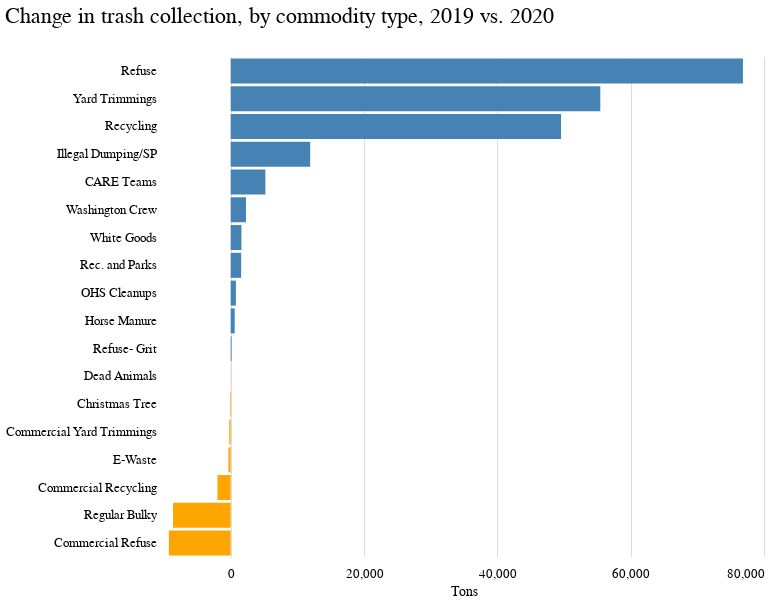

The notebook cell saved with this chart:
### Code cell
alt.Chart(ccodes_pivot).mark_bar().encode(
    x=alt.X(
        "diff:Q",
        title="Tons",
        axis=alt.Axis(
            format=",.0f",
            tickCount=4,
            gridColor="#dddddd",
            offset=6,
            tickSize=0,
            domainOpacity=0,
        ),
    ),
    y=alt.Y(
        "commoditydescription:O",
        title=" ",
        sort="-x",
        axis=alt.Axis(
            tickCount=4,
            gridColor="#dddddd",
            offset=6,
            tickSize=0,
            domainOpacity=0,
        ),
    ),
    color=alt.condition(
        alt.datum.change_pct > 0,
        alt.value("steelblue"),  # The positive color
        alt.value("orange"),  # The negative color
    ),
).properties(
    width=600,
    height=500,
    title="Change in trash collection, by commodity type, 2019 vs. 2020",
).configure_view(
    strokeOpacity=0
).configure_axis(
    labelFontSize=13
)

### Figure 1 — Vega-Lite specification as saved in the notebook (floating-point values rounded to 4 significant figures)
{"config": {"view": {"width": 800, "height": 450, "strokeOpacity": 0}, "background": "#ffffff", "title": {"anchor": "start", "font": "BentonGothic-Bold, sans", "fontColor": "#000000", "fontSize": 22, "fontWeight": "normal"}, "arc": {"fill": "#82c6df"}, "area": {"fill": "#82c6df"}, "line": {"stroke": "#82c6df", "strokeWidth": 3}, "path": {"stroke": "#82c6df"}, "rect": {"fill": "#82c6df"}, "shape": {"stroke": "#82c6df"}, "bar": {"fill": "#82c6df"}, "point": {"stroke": "#82c6df"}, "symbol": {"fill": "#82c6df", "size": 30}, "axis": {"titleFont": "BentonGothic-Bold, sans", "titleFontSize": 14, "titleFontWeight": "normal", "labelFont": "BentonGothic, sans", "labelFontSize": 13, "labelFontWeight": "normal"}, "axisX": {"labelAngle": 0, "labelPadding": 4, "tickSize": 3}, "axisY": {"labelBaseline": "middle", "maxExtent": 45, "minExtent": 45, "tickSize": 2, "titleAlign": "left", "titleAngle": 0, "titleX": -45, "titleY": -11}, "legend": {"titleFont": "BentonGothic-Bold, sans", "titleFontSize": 14, "titleFontWeight": "normal", "symbolType": "square", "labelFont": "BentonGothic, sans", "labelFontSize": 13}, "range": {"category": ["#3580b1", "#ec8431", "#ab7fb4", "#c89d29", "#adc839", "#829eb1"], "diverging": ["#e68a4f", "#f4bb6a", "#f9e39c", "#dadfe2", "#a6b7c6", "#849eae"], "heatmap": ["#fbf2c7", "#f9e39c", "#f8d36e", "#f4bb6a", "#e68a4f", "#d15a40", "#ab4232"], "ordinal": ["#fbf2c7", "#f9e39c", "#f8d36e", "#f4bb6a", "#e68a4f", "#d15a40", "#ab4232"], "ramp": ["#fbf2c7", "#f9e39c", "#f8d36e", "#f4bb6a", "#e68a4f", "#d15a40", "#ab4232"]}}, "data": {"name": "data-e018a81ed670fc94ab02c480489f7a03"}, "mark": "bar", "encoding": {"color": {"condition": {"value": "steelblue", "test": "(datum.change_pct > 0)"}, "value": "orange"}, "x": {"type": "quantitative", "axis": {"domainOpacity": 0, "format": ",.0f", "gridColor": "#dddddd", "offset": 6, "tickCount": 4, "tickSize": 0}, "field": "diff", "title": "Tons"}, "y": {"type": "ordinal", "axis": {"domainOpacity": 0, "gridColor": "#dddddd", "offset": 6, "tickCount": 4, "tickSize": 0}, "field": "commoditydescription", "sort": "-x", "title": " "}}, "height": 500, "title": "Change in trash collection, by commodity type, 2019 vs. 2020", "width": 600, "$schema": "https://vega.github.io/schema/vega-lite/v4.8.1.json", "datasets": {"data-e018a81ed670fc94ab02c480489f7a03": [{"commoditydescription": "CARE Teams", "2016": null, "2017": null, "2018": null, "2019": 1149.0, "2020": 6354.0, "before": 1149.0, "change_pct": 452.9, "diff": 5205.0}, {"commoditydescription": "Christmas Tree", "2016": 155.6, "2017": 261.1, "2018": 153.3, "2019": 156.3, "2020": 80.62, "before": 181.6, "change_pct": -55.6, "diff": -101.0}, {"commoditydescription": "Commercial Recycling", "2016": 2306.0, "2017": 3111.0, "2018": 2194.0, "2019": 1369.0, "2020": 265.5, "before": 2245.0, "change_pct": -88.17, "diff": -1979.0}, {"commoditydescription": "Commercial Refuse", "2016": 41320.0, "2017": 46820.0, "2018": 44150.0, "2019": 45880.0, "2020": 35270.0, "before": 44540.0, "change_pct": -20.81, "diff": -9268.0}, {"commoditydescription": "Commercial Yard Trimmings", "2016": 703.1, "2017": 1165.0, "2018": 714.9, "2019": 913.2, "2020": 658.6, "before": 873.9, "change_pct": -24.64, "diff": -215.3}, {"commoditydescription": "Dead Animals", "2016": 250.6, "2017": 235.6, "2018": 194.9, "2019": 221.8, "2020": 193.2, "before": 225.7, "change_pct": -14.42, "diff": -32.55}, {"commoditydescription": "E-Waste", "2016": 860.9, "2017": 900.6, "2018": 761.7, "2019": 735.9, "2020": 483.7, "before": 814.8, "change_pct": -40.63, "diff": -331.0}, {"commoditydescription": "Horse Manure", "2016": 3281.0, "2017": 3248.0, "2018": 3199.0, "2019": 3407.0, "2020": 3888.0, "before": 3284.0, "change_pct": 18.41, "diff": 604.6}, {"commoditydescription": "Illegal Dumping/SP", "2016": null, "2017": null, "2018": null, "2019": 2797.0, "2020": 14720.0, "before": 2797.0, "change_pct": 426.3, "diff": 11930.0}, {"commoditydescription": "OHS Cleanups", "2016": null, "2017": null, "2018": null, "2019": 209.3, "2020": 994.6, "before": 209.3, "change_pct": 375.2, "diff": 785.3}, {"commoditydescription": "Rec. and Parks", "2016": 21200.0, "2017": 22350.0, "2018": 24550.0, "2019": 24290.0, "2020": 24670.0, "before": 23100.0, "change_pct": 6.81, "diff": 1574.0}, {"commoditydescription": "Recycling", "2016": 217700.0, "2017": 213900.0, "2018": 202200.0, "2019": 206400.0, "2020": 259600.0, "before": 210000.0, "change_pct": 23.6, "diff": 49560.0}, {"commoditydescription": "Refuse", "2016": 796100.0, "2017": 810200.0, "2018": 814300.0, "2019": 829100.0, "2020": 889300.0, "before": 812400.0, "change_pct": 9.46, "diff": 76840.0}, {"commoditydescription": "Refuse- Grit", "2016": null, "2017": 29.57, "2018": 177.2, "2019": 283.3, "2020": 296.8, "before": 163.3, "change_pct": 81.71, "diff": 133.5}, {"commoditydescription": "Regular Bulky", "2016": 57680.0, "2017": 64380.0, "2018": 67640.0, "2019": 67230.0, "2020": 55590.0, "before": 64230.0, "change_pct": -13.45, "diff": -8642.0}, {"commoditydescription": "Washington Crew", "2016": null, "2017": null, "2018": null, "2019": 1444.0, "2020": 3742.0, "before": 1444.0, "change_pct": 159.2, "diff": 2299.0}, {"commoditydescription": "White Goods", "2016": 1139.0, "2017": 1514.0, "2018": 1271.0, "2019": 2016.0, "2020": 3100.0, "before": 1485.0, "change_pct": 108.8, "diff": 1615.0}, {"commoditydescription": "Yard Trimmings", "2016": 404700.0, "2017": 425900.0, "2018": 408400.0, "2019": 427800.0, "2020": 472200.0, "before": 416700.0, "change_pct": 13.31, "diff": 55440.0}]}}
